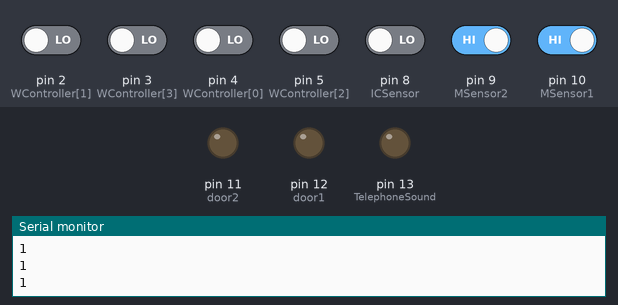
A sketch run on a simulated Arduino Uno, built with avr-gcc and run on an emulated ATmega328P. Parts: output pins drawn as LEDs (lit = HIGH), the last lines printed to the serial monitor. Dashed ring = blinking. Inputs (shaded band) come from the test bench; at power-on: pin 9 (MSensor2), pin 10 (MSensor1) HIGH, pin 2 (WController[1]), pin 3 (WController[3]), pin 4 (WController[0]), pin 5 (WController[2]), pin 8 (ICSensor) LOW.

Above: at 1.2 s.
1.3 s: pin 2 (WController[1]) driven HIGH
At 1.8 s:
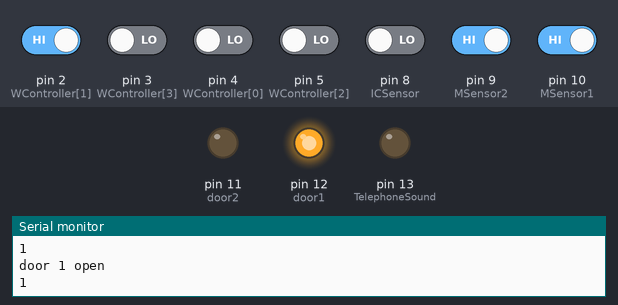
2.8 s: pin 4 (WController[0]) driven HIGH
At 3.9 s:
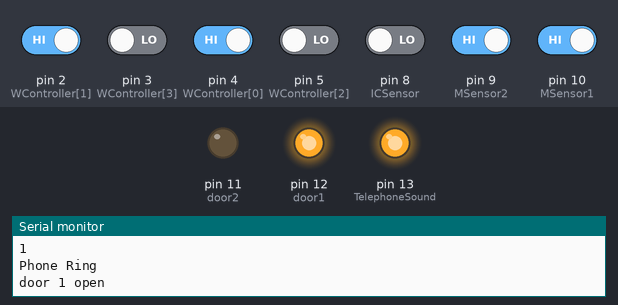
4.3 s: pin 3 (WController[3]) driven HIGH
At 5.1 s:
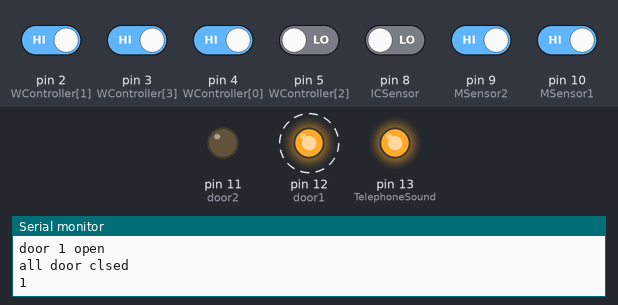
7.3 s: pin 5 (WController[2]) driven HIGH
At 7.9 s:
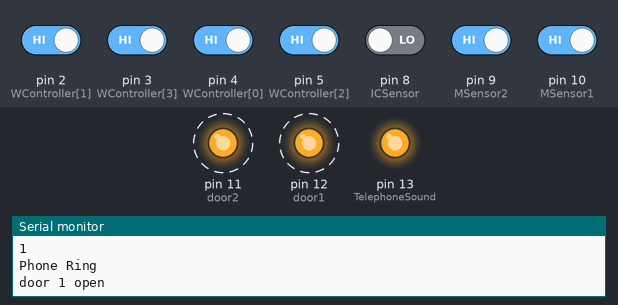
10.3 s: pin 10 (MSensor1) driven LOW
At 11.4 s:
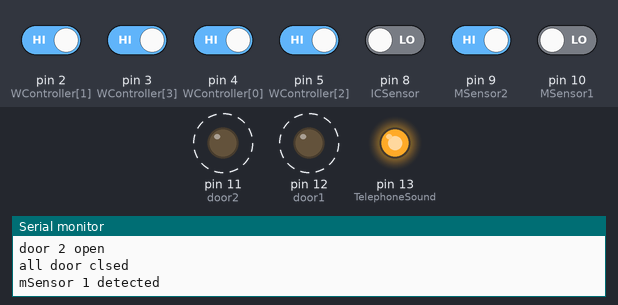
13.3 s: pin 3 (WController[3]) driven LOW
At 13.6 s:
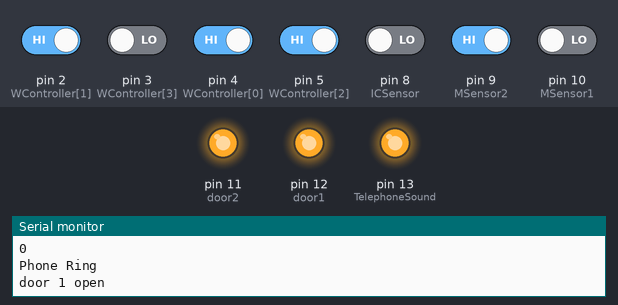
Timing chart, 0 to 15.8 s (numbered marks = the images above; inputs shaded):
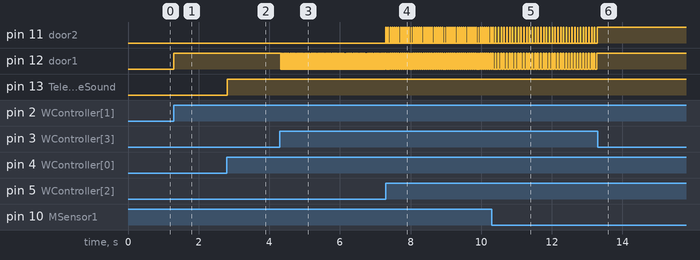

The sketch:

ansha.ino
```cpp
// Variables for wireless controller
int WController[4] = {4,2,5,3};
int check[4];

// Variables for wireless controller
int TelephoneSound = 13;
int door1 = 12;
int door2 = 11;


// Time Variable defination;
int TelephoneSoundStartTime;
int door1StartTime;
int door2StartTime;
int TelephoneSoundDuration;
int door1Durtation;
int door2Durtation;

// Variables for A7
int MSensor1 = 10;
int MSensor2 = 9;
int ICSensor = 8;
int Power1 = 7;
int Power2 = 6;
int IndoorMP3 = A0;
int doorcheck= A2;
bool MSensorTriger = false;
bool isVideo6 = false;


void setup() {
  Serial.begin(9600);

  // //////////////////Define Input////////////////

  for (int i = 0; i<3;i++){
    pinMode(WController[i],INPUT);
  }
  pinMode(MSensor1,INPUT);
  pinMode(MSensor2,INPUT_PULLUP);


  // //////////////////Define Output///////////////
  pinMode(TelephoneSound,OUTPUT);
  pinMode(door1,OUTPUT);
  pinMode(door2,OUTPUT);
  pinMode(doorcheck,INPUT_PULLUP);


}

void loop() {
    // Inspect the state of door and telephone
  /*for (int i =0;i<3;i++){
    Serial.print(check[i]);
  }
  Serial.println();*/
  Serial.println(digitalRead(MSensor1));


  // Controll the telephone and door
  WirelessControllerParent(5000);
  // A7
  A7PowerOFF();


}


// Wireless Controll door and telephone open
void WirelessControll(){

  // Controll the telephone sound (telephone MP3)
  if (digitalRead(WController[0]) == HIGH){
    TelephoneSoundStartTime = millis();
    digitalWrite(TelephoneSound,HIGH);
    Serial.println("Phone Ring");
    check[0] = 1;
  }

  // Controll the first door
  if (digitalRead(WController[1]) == HIGH){
    door1StartTime = millis();
    digitalWrite(door1,HIGH);
    Serial.println("door 1 open");
    check[1] = 1;
  }

  // Controll the second door
  if (digitalRead(WController[2]) == HIGH){
    door2StartTime = millis();
    digitalWrite(door2,HIGH);
    Serial.println("door 2 open");
    check[2] = 1;
  }

  // Close all door
  if (digitalRead(WController[3]) == HIGH){
    digitalWrite(door1,LOW);
    digitalWrite(door2,LOW);
    Serial.println("all door clsed");
    check[1] = 0;
    check[2] = 0;
    check[3] = 0;
  }
}

// parent of wirelessController which can controll the duration of door open;
void WirelessControllerParent(int doorDurationTime){
  WirelessControll();
  TelephoneSoundDuration = millis()-TelephoneSoundStartTime;
  door1Durtation = millis()-door1StartTime;
  door2Durtation = millis()-door2StartTime;
  if ((TelephoneSoundDuration) > 1000){
    digitalWrite(TelephoneSound,LOW);
    check[0] = 0;
  }
  if (door1Durtation > doorDurationTime){
    digitalWrite(door1,LOW);
    check[1] = 0;
  }
  if (door2Durtation > doorDurationTime){
    digitalWrite(door2,LOW);
    check[2] = 0;
  }
}


// function A7PowerOFF
void A7PowerOFF(){

  // When the first mSensor is detected, turn off power 1 and play sound
  if (digitalRead(MSensor1) == LOW){
    digitalWrite(Power1,LOW);
    digitalWrite(IndoorMP3,HIGH);
    Serial.println("mSensor 1 detected");
  }

  // When IC sensor is detected and door 1 is closed, turn on pwer 2
  if (digitalRead(ICSensor) == HIGH && digitalRead(doorcheck) == LOW){
        digitalWrite(Power1,HIGH);
  }

  // When video 6 is finished, enable the second mSensor and turn off power 2;
  if (isVideo6){
    digitalWrite(Power2,LOW);
    MSensorTriger = true;
  }

  // When the second mSensor is detected, turn open the first door.
  if (digitalRead(MSensor2) == HIGH && MSensorTriger){
    digitalWrite(door1,HIGH);
    check[1] = 1;
  }

}
```

Measured:
- after the input at 1.3 s, pin 12 (door1): LOW → HIGH at once
- after the input at 2.8 s, pin 13 (TelephoneSound): LOW → HIGH at once
- after the input at 4.3 s, pin 12 (door1): alternates HIGH for 0.01 s and LOW for 0.03 s, starting at once
- after the input at 7.3 s, pin 11 (door2): alternates HIGH for 0.01 s and LOW for 0.05 s, starting at once; pin 12 (door1): alternates HIGH for 0.03 s and LOW for 0.03 s, starting after 0.13 s
- after the input at 10.3 s, pin 11 (door2): alternates HIGH for 0.01 s and LOW for 0.07 s, starting after 0.19 s; pin 12 (door1): alternates HIGH for 0.03 s and LOW for 0.05 s, starting after 0.17 s
- after the input at 13.3 s, pin 11 (door2), pin 12 (door1): stops changing and stays HIGH
